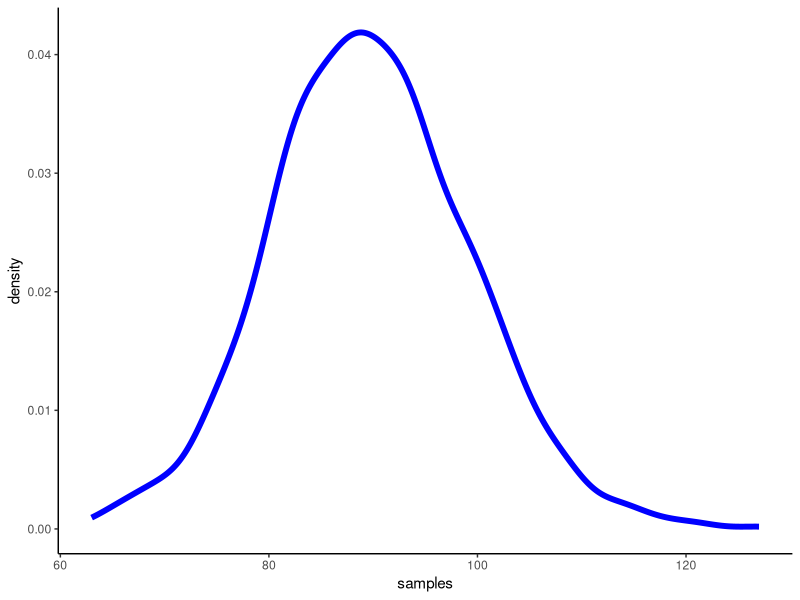

The R script that drew this image:
library(ggplot2)

mean_lambda <- 4.5

area <- 0.7853982

lambda <- exp(mean_lambda)

samples <- rpois(n = 1000, lambda = lambda)

sample_dat <- data.frame(samples)

ggplot(sample_dat, aes(x = samples)) +
  geom_density(lwd = 2, col = "blue") +
  theme_classic()

